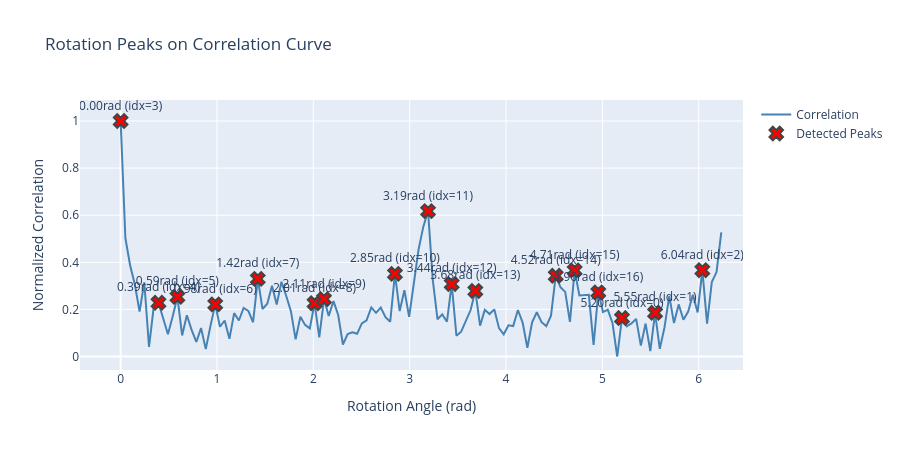

This figure's notebook cell:
### Markdown cell above
## Rotation Peaks

Detected rotation peaks (red x markers) overlaid on the correlation curve. Each peak shows the angle in radians and its index in the correlation array.

### Code cell
fig = go.Figure()

if rotation_corr is not None and rotation_corr.ndim == 2:
    indices = rotation_corr[:, 0]
    angles = rotation_corr[:, 1]
    correlations = rotation_corr[:, 2]
    fig.add_trace(go.Scatter(x=angles, y=correlations, mode='lines', name='Correlation', line=dict(width=2, color='steelblue')))
    fig.update_xaxes(title_text='Rotation Angle (rad)')
    fig.update_yaxes(title_text='Normalized Correlation')

if rotation_peaks is not None and rotation_peaks.ndim == 2:
    peak_angles = rotation_peaks[:, 0]
    peak_heights = rotation_peaks[:, 1]
    peak_indices = rotation_peaks[:, 3].astype(int)
    peak_text = [f'{a:.2f}rad (idx={idx})' for a, idx in zip(peak_angles, peak_indices)]
    fig.add_trace(go.Scatter(x=peak_angles, y=peak_heights, mode='markers+text',
                             marker=dict(size=12, color='red', symbol='x', line=dict(width=2)),
                             text=peak_text,
                             textposition='top center',
                             name='Detected Peaks'))

fig.update_layout(height=450, width=900, title_text='Rotation Peaks on Correlation Curve')
fig.show()

### Figure 1 — Plotly figure (JSON) as saved in the notebook; plotly's stock layout.template omitted (floating-point values rounded to 4 significant figures)
{"data": [{"line": {"color": "steelblue", "width": 2}, "mode": "lines", "name": "Correlation", "type": "scatter", "x": [0.0, 0.04909, 0.09817, 0.1473, 0.1963, 0.2454, 0.2945, 0.3436, 0.3927, 0.4418, 0.4909, 0.54, 0.589, 0.6381, 0.6872, 0.7363, 0.7854, 0.8345, 0.8836, 0.9327, 0.9817, 1.031, 1.08, 1.129, 1.178, 1.227, 1.276, 1.325, 1.374, 1.424, 1.473, 1.522, 1.571, 1.62, 1.669, 1.718, 1.767, 1.816, 1.865, 1.914, 1.964, 2.013, 2.062, 2.111, 2.16, 2.209, 2.258, 2.307, 2.356, 2.405, 2.454, 2.503, 2.553, 2.602, 2.651, 2.7, 2.749, 2.798, 2.847, 2.896, 2.945, 2.994, 3.043, 3.093, 3.142, 3.191, 3.24, 3.289, 3.338, 3.387, 3.436, 3.485, 3.534, 3.583, 3.632, 3.682, 3.731, 3.78, 3.829, 3.878, 3.927, 3.976, 4.025, 4.074, 4.123, 4.172, 4.222, 4.271, 4.32, 4.369, 4.418, 4.467, 4.516, 4.565, 4.614, 4.663, 4.712, 4.761, 4.811, 4.86, 4.909, 4.958, 5.007, 5.056, 5.105, 5.154, 5.203, 5.252, 5.301, 5.351, 5.4, 5.449, 5.498, 5.547, 5.596, 5.645, 5.694, 5.743, 5.792, 5.841, 5.89, 5.94, 5.989, 6.038, 6.087, 6.136, 6.185, 6.234], "y": [1.0, 0.5022, 0.3878, 0.3057, 0.1903, 0.3148, 0.04077, 0.2112, 0.2283, 0.1663, 0.09434, 0.1701, 0.253, 0.0893, 0.1751, 0.113, 0.06179, 0.1207, 0.03131, 0.1311, 0.2214, 0.1264, 0.1528, 0.07489, 0.1841, 0.1529, 0.2062, 0.1937, 0.1454, 0.3295, 0.2017, 0.2243, 0.3003, 0.2211, 0.3173, 0.2582, 0.1925, 0.0727, 0.1688, 0.1341, 0.1193, 0.2263, 0.08136, 0.2438, 0.1718, 0.2354, 0.1761, 0.05092, 0.09511, 0.1025, 0.09633, 0.1403, 0.1531, 0.2083, 0.1856, 0.2076, 0.1673, 0.1475, 0.3511, 0.1932, 0.2816, 0.1682, 0.3036, 0.4549, 0.5514, 0.6173, 0.3255, 0.1579, 0.1789, 0.1478, 0.308, 0.08827, 0.1051, 0.1504, 0.1973, 0.2782, 0.1307, 0.198, 0.1801, 0.2002, 0.1205, 0.0942, 0.1323, 0.1292, 0.1975, 0.1442, 0.03703, 0.1456, 0.188, 0.1458, 0.129, 0.1733, 0.3429, 0.2944, 0.2744, 0.1473, 0.3656, 0.2595, 0.2621, 0.2618, 0.04955, 0.272, 0.1888, 0.199, 0.1427, 0.0, 0.1633, 0.1279, 0.1407, 0.1596, 0.04627, 0.1399, 0.02319, 0.1857, 0.03253, 0.1244, 0.2568, 0.1418, 0.2212, 0.156, 0.1906, 0.2625, 0.1871, 0.3664, 0.1397, 0.316, 0.3584, 0.5271]}, {"marker": {"color": "red", "line": {"width": 2}, "size": 12, "symbol": "x"}, "mode": "markers+text", "name": "Detected Peaks", "text": ["5.20rad (idx=0)", "5.55rad (idx=1)", "6.04rad (idx=2)", "0.00rad (idx=3)", "0.39rad (idx=4)", "0.59rad (idx=5)", "0.98rad (idx=6)", "1.42rad (idx=7)", "2.01rad (idx=8)", "2.11rad (idx=9)", "2.85rad (idx=10)", "3.19rad (idx=11)", "3.44rad (idx=12)", "3.68rad (idx=13)", "4.52rad (idx=14)", "4.71rad (idx=15)", "4.96rad (idx=16)"], "textposition": "top center", "type": "scatter", "x": [5.203, 5.547, 6.038, 0.0, 0.3927, 0.589, 0.9817, 1.424, 2.013, 2.111, 2.847, 3.191, 3.436, 3.682, 4.516, 4.712, 4.958], "y": [0.1633, 0.1857, 0.3664, 1.0, 0.2283, 0.253, 0.2214, 0.3295, 0.2263, 0.2438, 0.3511, 0.6173, 0.308, 0.2782, 0.3429, 0.3656, 0.272]}], "layout": {"height": 450, "title": {"text": "Rotation Peaks on Correlation Curve"}, "width": 900, "xaxis": {"title": {"text": "Rotation Angle (rad)"}}, "yaxis": {"title": {"text": "Normalized Correlation"}}}}
